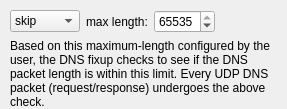
         <widget class="QWidget" name="label657">
          <attribute name="title">
           <string>dns</string>
          </attribute>
          <layout class="QGridLayout">
           <property name="leftMargin">
            <number>10</number>
           </property>
           <property name="topMargin">
            <number>10</number>
           </property>
           <property name="rightMargin">
            <number>0</number>
           </property>
           <property name="bottomMargin">
            <number>0</number>
           </property>
           <item row="1" column="0" colspan="4">
            <widget class="QLabel" name="label666">
             <property name="text">
              <string>Based on this maximum-length configured by the user, the DNS fixup checks to see if the DNS packet length is within this limit. Every UDP DNS packet (request/response) undergoes the above check.</string>
             </property>
             <property name="alignment">
              <set>Qt::AlignmentFlag::AlignLeading|Qt::AlignmentFlag::AlignLeft|Qt::AlignmentFlag::AlignVCenter</set>
             </property>
             <property name="wordWrap">
              <bool>true</bool>
             </property>
            </widget>
           </item>
           <item row="0" column="1">
            <widget class="QLabel" name="label665">
             <property name="text">
              <string>max length:</string>
             </property>
             <property name="alignment">
              <set>Qt::AlignmentFlag::AlignCenter</set>
             </property>
             <property name="wordWrap">
              <bool>false</bool>
             </property>
             <property name="buddy">
              <cstring>pix_dns_max_length</cstring>
             </property>
            </widget>
           </item>
           <item row="0" column="2">
            <widget class="QSpinBox" name="pix_dns_max_length">
             <property name="minimum">
              <number>512</number>
             </property>
             <property name="maximum">
              <number>65535</number>
             </property>
             <property name="value">
              <number>65535</number>
             </property>
            </widget>
           </item>
           <item row="0" column="0">
            <widget class="QComboBox" name="pix_dns_switch">
             <item>
              <property name="text">
               <string>skip</string>
              </property>
             </item>
             <item>
              <property name="text">
               <string>enable</string>
              </property>
             </item>
             <item>
              <property name="text">
               <string>disable</string>
              </property>
             </item>
            </widget>
           </item>
           <item row="0" column="3">
            <spacer>
             <property name="orientation">
              <enum>Qt::Orientation::Horizontal</enum>
             </property>
             <property name="sizeType">
              <enum>QSizePolicy::Policy::Expanding</enum>
             </property>
             <property name="sizeHint" stdset="0">
              <size>
               <width>40</width>
               <height>20</height>
              </size>
             </property>
            </spacer>
           </item>
          </layout>
         </widget>
